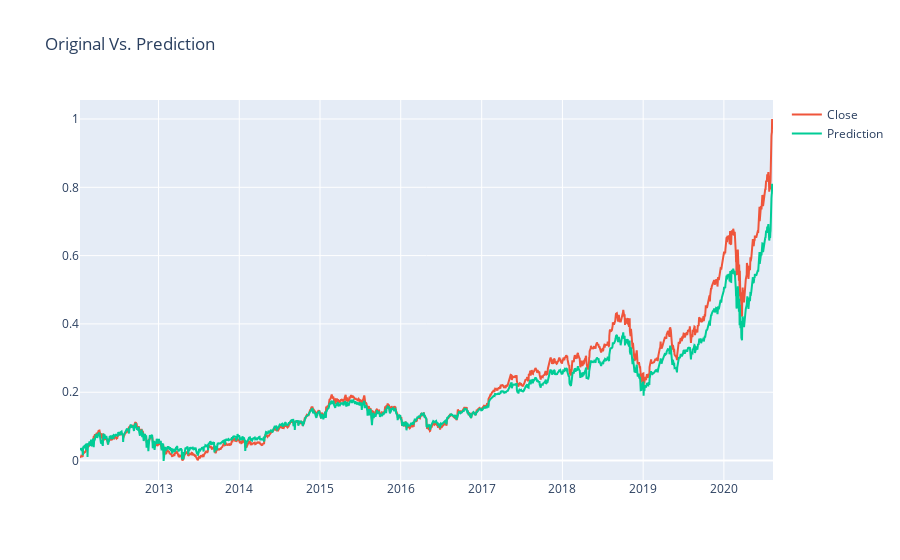

Notebook code for this chart:
### Code cell
# Plot the results
interactive_plot(df_predicted, "Original Vs. Prediction")

### Figure 1 — Plotly figure (JSON) as saved in the notebook; plotly's stock layout.template omitted (floating-point values rounded to 4 significant figures; data arrays with more than 128 entries replaced by an {"elided": "..."} marker saying what was removed)
{"data": [{"hovertemplate": "<extra></extra>", "legendgroup": "", "line": {"color": "#636efa", "dash": "solid"}, "marker": {"symbol": "circle"}, "mode": "lines", "name": "", "orientation": "v", "showlegend": false, "type": "scatter", "xaxis": "x", "yaxis": "y"}, {"name": "Close", "type": "scatter", "x": {"elided": "2158 str values"}, "y": {"elided": "2158 float values"}}, {"name": "Prediction", "type": "scatter", "x": {"elided": "2158 str values"}, "y": {"elided": "2158 float values"}}], "layout": {"legend": {"tracegroupgap": 0}, "title": {"text": "Original Vs. Prediction"}, "xaxis": {"anchor": "y", "domain": [0, 1]}, "yaxis": {"anchor": "x", "domain": [0, 1]}}}
